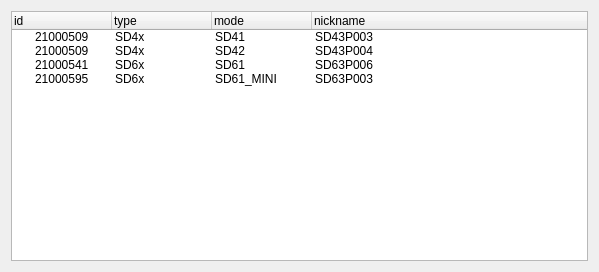
<?xml version="1.0" encoding="UTF-8"?>
<ui version="4.0">
 <class>Form</class>
 <widget class="QWidget" name="Form">
  <property name="geometry">
   <rect>
    <x>0</x>
    <y>0</y>
    <width>599</width>
    <height>272</height>
   </rect>
  </property>
  <property name="windowTitle">
   <string>Form</string>
  </property>
  <layout class="QVBoxLayout" name="verticalLayout">
   <item>
    <widget class="QTreeWidget" name="treeWidget">
     <column>
      <property name="text">
       <string>id</string>
      </property>
     </column>
     <column>
      <property name="text">
       <string>type</string>
      </property>
     </column>
     <column>
      <property name="text">
       <string>mode</string>
      </property>
     </column>
     <column>
      <property name="text">
       <string>nickname</string>
      </property>
     </column>
     <item>
      <property name="text">
       <string>21000509</string>
      </property>
      <property name="text">
       <string>SD4x</string>
      </property>
      <property name="text">
       <string>SD41</string>
      </property>
      <property name="text">
       <string>SD43P003</string>
      </property>
     </item>
     <item>
      <property name="text">
       <string>21000509</string>
      </property>
      <property name="text">
       <string>SD4x</string>
      </property>
      <property name="text">
       <string>SD42</string>
      </property>
      <property name="text">
       <string>SD43P004</string>
      </property>
     </item>
     <item>
      <property name="text">
       <string>21000541</string>
      </property>
      <property name="text">
       <string>SD6x</string>
      </property>
      <property name="text">
       <string>SD61</string>
      </property>
      <property name="text">
       <string>SD63P006</string>
      </property>
     </item>
     <item>
      <property name="text">
       <string>21000595</string>
      </property>
      <property name="text">
       <string>SD6x</string>
      </property>
      <property name="text">
       <string>SD61_MINI</string>
      </property>
      <property name="text">
       <string>SD63P003</string>
      </property>
     </item>
    </widget>
   </item>
  </layout>
 </widget>
 <resources/>
 <connections/>
</ui>
